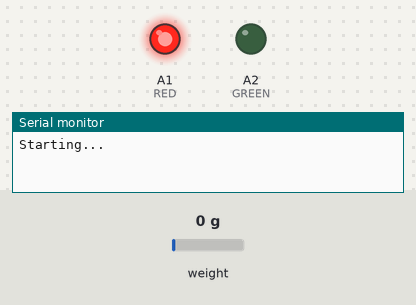
A sketch run on a simulated Arduino Nano, built with avr-gcc and run on an emulated ATmega328P. On the bench: output pins drawn as LEDs (lit = HIGH), the last lines printed to the serial monitor. The test bench sets the inputs (shaded band); at power-on: weight on the scale 0 g. Storage starts empty; EEPROM starts erased.

Above: at 0.1 s.
At 3.0 s:
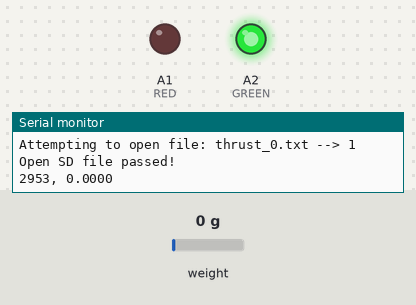
Timing chart, 0 to 4.5 s (numbered marks = the images above):
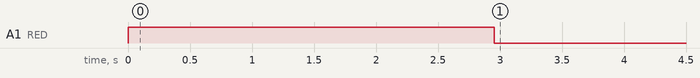

The sketch:

Thrust_Stand_DBF.ino
```cpp
/* DBF THRUST STAND CONTROLLER FOR ARDUINO NANO
 *
 * OPERATION OF THRUST STAND:
 *
 * Insert SD card, then reset Arduino Nano.
 * Status light should be red until the SD card is opened, then turn green.
 * If status light never turns green, data will not write to card.
 * Inserting a card without reset will not allow writing until the next reset.
 * Green light does not imply that data is correct,
 * but does imply that load cell was recognized.
 *
 * Data will always write to Serial Monitor.
 * Lack of SD card or USB cable will not interfere with each other.
 * Loss of power will not interfere with data saving to SD card
 * Serial to .txt: https://freeware.the-meiers.org/
 * Serial to excel: Not implemented :(
 *
 * Data on SD card will be named "THRUST_XX.TXT".
 * XX is the number of the test performed.
 * The Arduino Nano counts tests 1-by-1, increasing,
 * and does not reset the counter.
 *
 * Data format: (Milliseconds since reset), (Thrust in grams)
 */

// HX722 Libraries
#include <HX711_ADC.h>
#if defined(ESP8266)|| defined(ESP32) || defined(AVR)
#include <EEPROM.h>
#endif

// Display library
//#include <LiquidCrystal_I2C.h>
//#include <Wire.h>

// MicroSD Libraries
#include <SPI.h>
#include <SD.h>

// SD pins:
const int HX711_dout = 4; //mcu > HX711 dout pin
const int HX711_sck = 5; //mcu > HX711 sck pin

//HX711 constructor:
HX711_ADC LoadCell(HX711_dout, HX711_sck);

const int calVal_eepromAdress = 0;
unsigned long t = 0;

// SD File
File myFile;
long index;
String filename;

// Status LEDs
#define RED A1
#define GREEN A2

void setup() {
    pinMode(RED, OUTPUT);
    pinMode(GREEN, OUTPUT);
    greenLight(false);
    Serial.begin(57600); delay(10);
    Serial.println();
    Serial.println("Starting...");

    LoadCell.begin();
    //LoadCell.setReverseOutput(); //uncomment to turn a negative output value to positive
    float calibrationValue; // calibration value (see example file "Calibration.ino")
    //calibrationValue = 696.0; // uncomment this if you want to set the calibration value in the sketch
#if defined(ESP8266)|| defined(ESP32)
    //EEPROM.begin(512); // uncomment this if you use ESP8266/ESP32 and want to fetch the calibration value from eeprom
#endif
    EEPROM.get(calVal_eepromAdress, calibrationValue); // uncomment this if you want to fetch the calibration value from eeprom

    // Start the load cell
    unsigned long stabilizingtime = 2000; // preciscion right after power-up can be improved by adding a few seconds of stabilizing time
    boolean _tare = true; //set this to false if you don't want tare to be performed in the next step
    LoadCell.start(stabilizingtime, _tare);
    if (LoadCell.getTareTimeoutFlag()) {
        Serial.println("Timeout, check MCU>HX711 wiring and pin designations");
        while (1);
    }
    else {
        LoadCell.setCalFactor(calibrationValue); // set calibration value (float)
        Serial.println("Startup is complete");
    }

    // Initialize SD card
    if (!SD.begin(10)) {
        Serial.println("initialization failed!");
    }
    Serial.println("initialization done.");

    // File index
    EEPROM.get(calVal_eepromAdress + 4, index);
    index++;
    EEPROM.put(calVal_eepromAdress + 4, index);

    // Open file, turn green LED on if successful
    filename = "thrust_" + String(index % 100) + ".txt";
    myFile = SD.open(filename, FILE_WRITE);
    delay(500);
    Serial.println("Attempting to open file: " + filename + " --> " + myFile);
    if (myFile) {
        Serial.println("Open SD file passed!");
        myFile.println("Start of test " + String(index));
        myFile.close();
        greenLight(true);
    } else {
        Serial.println("Open SD file failed!");
    }
}

void loop() {
    static boolean newDataReady = 0;
    const int serialPrintInterval = 0; //increase value to slow down serial print activity

    // check for new data/start next conversion:
    if (LoadCell.update()) newDataReady = true;

    // get smoothed value from the dataset:
    if (newDataReady) {
        if (millis() > t + serialPrintInterval) {
            float i = LoadCell.getData();
            t = millis();
            Serial.println("" + String(t) + ", " + String(i, 4));
            newDataReady = 0;

            // Write data to file
            myFile = SD.open(filename, FILE_WRITE);
            if (myFile) {
                myFile.println("" + String(t) + ", " + String(i, 4));
                myFile.close();
            }
        }
    }
}

// Multiplexed 2x1 LED matrix controller
// Green light turns on if SD setup is completed
void greenLight(bool do_green) {
    digitalWrite(RED, !do_green);
    digitalWrite(GREEN, do_green);
}
```
